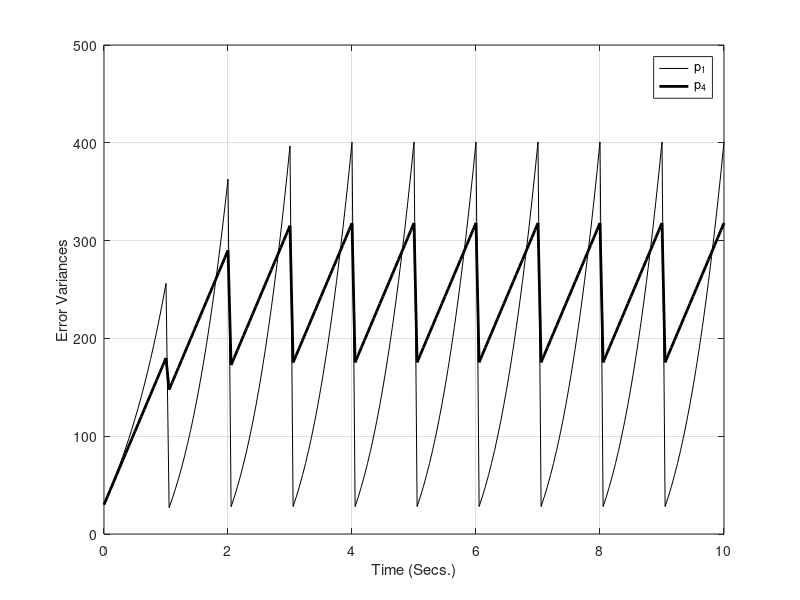

Write the MATLAB code that produced this figure.
% Example 2.4-6
% Multi-rate Kalman Filter for radar tracking
% Time update every 50msec (T) and measurement update every 1 sec (Td)

% Define/Initialize variables
clear all; close all
i=1; T=0.05; Td=1;
sigpsq=150*T; sigvsq=150*T; sigmsq=30/Td; % Qs=Q*T, Rs=Q/Td 
Q=[sigpsq 0 ; 0 sigvsq];
H=[1 0];
p=[30 0 ; 0 30]; p1(1)=p(1,1); p4(1)=p(2,2);

% Loop for calculating the error variances
for t=0:T:10-T
    A=[1 T ; 0 1]; i=i+1;
    p=A*p*A'+Q;
    k=p*H'*inv(H*p*H'+sigmsq);
    % Take Measurement at T=1,2...10 secs
    if (mod(t,1)==0 && t~=0)        
        p=(eye(2)-k*H)*p;
    end
    p1(i)=p(1,1); p4(i)=p(2,2);
end

% Plotting
figure(1); plot([0:0.05:10],p1,'k'); hold on; plot([0:0.05:10],p4,'k-','linewidth',2);
legend('p_1','p_4'); grid on;
xlabel('Time (Secs.)'); ylabel('Error Variances');